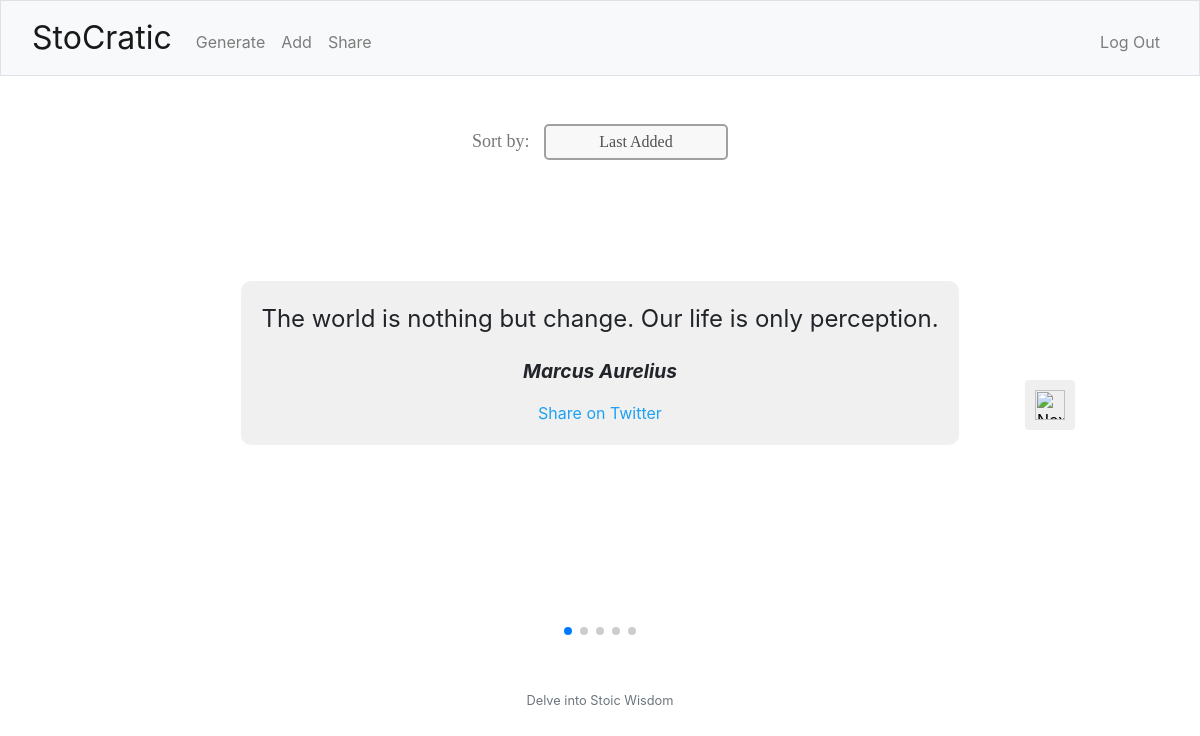
The app's page /share (signed in), older data.
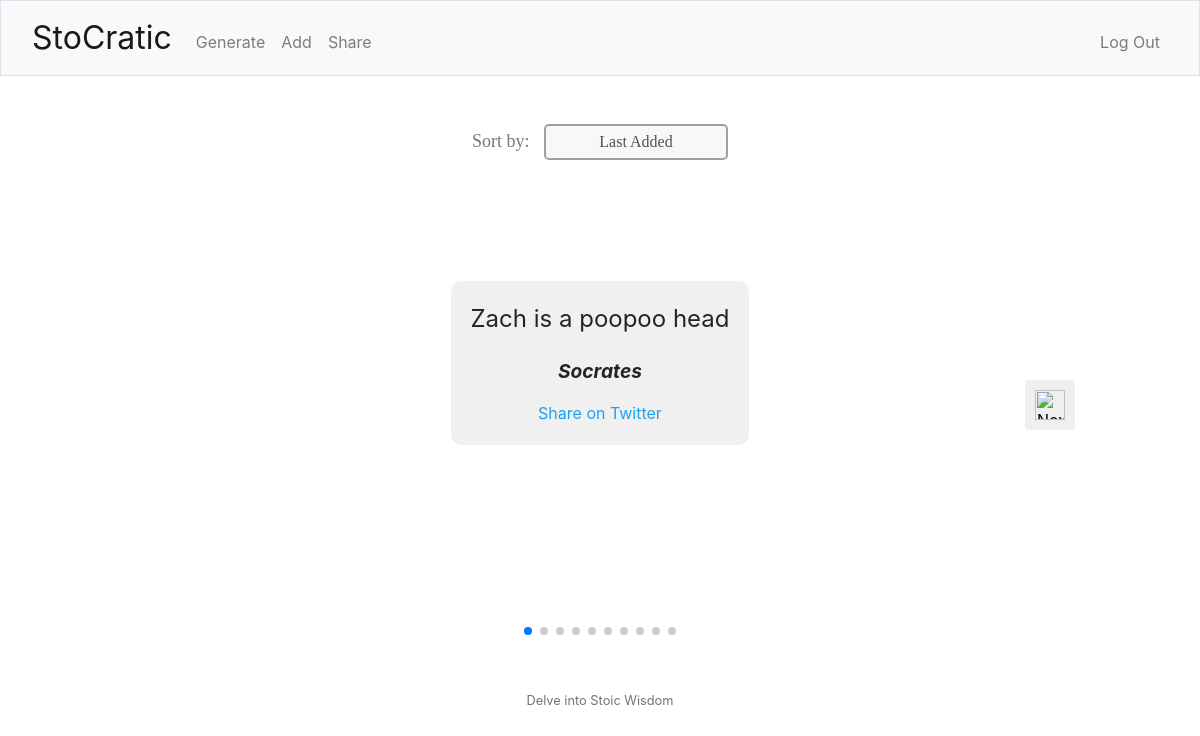
The same page, newer data.
### tables this page shows
CREATE TABLE quotes (
            id INTEGER PRIMARY KEY,
            quote_text TEXT NOT NULL,
            author TEXT NOT NULL,
            user_id INTEGER,
            FOREIGN KEY(user_id) REFERENCES users(id)
        );

### app.py (the view)
@app.route('/share')
@login_required
def share():
    sort_method = request.args.get('sort', 'last_added')
    quotes = get_sorted_quotes(sort_method)
    return render_template('share.html', quotes=quotes, current_sort_method=sort_method)

### app.py (called while the page is built)
@app.after_request
def after_request(response):
    response.headers["Cache-Control"] = "no-cache, no-store, must-revalidate"
    response.headers["Expires"] = 0
    response.headers["Pragma"] = "no-cache"
    return response

### helpers.py (called while the page is built)
def login_required(f):
    @wraps(f)
    def decorated_function(*args, **kwargs):
        if session.get("user_id") is None:
            return redirect("/login")
        return f(*args, **kwargs)
    return decorated_function

### templates/share.html (shortened to what this page needs)
<link rel="stylesheet" href="https://unpkg.com/swiper/swiper-bundle.min.css" />
{% extends "layout.html" %}
{% block main %}
    <div class="sort-menu">
        <label for="sort-select" class="sort-label">Sort by:</label>
        <select id="sort-select" onchange="sortFlashcards()">
            <option value="last_added" {% if current_sort_method == 'last_added' %}selected{% endif %}>Last Added</option>
        </select>
    </div>
    <div class="swiper mySwiper">
        <div class="swiper-wrapper">
            {% for quote in quotes %}
            <div class="swiper-slide">
                <div class="flashcard">
                    <div class="quote-content">{{ quote[0] }}</div>
                    <div class="quote-author">{{ quote[1] }}</div>
                    <a href="https://twitter.com/intent/tweet?text={{ (quote[0] + '  - ' + quote[1]) | urlencode }}" target="_blank" class="share-twitter">Share on Twitter</a>
                </div>
            </div>
        {% endfor %}
        </div>
        <div class="swiper-pagination"></div>
    </div>
    <button id="nextButton">
        <img src="/static/right-arrow.png" alt="Next">
    </button>
{% endblock %}

Row changes from the older to the newer data that the page shows:
removed quotes: quote_text "The world is nothing but change. Our life is only perception.", author "Marcus Aurelius"
added quotes: quote_text "Zach is a poopoo head", author "Socrates"
